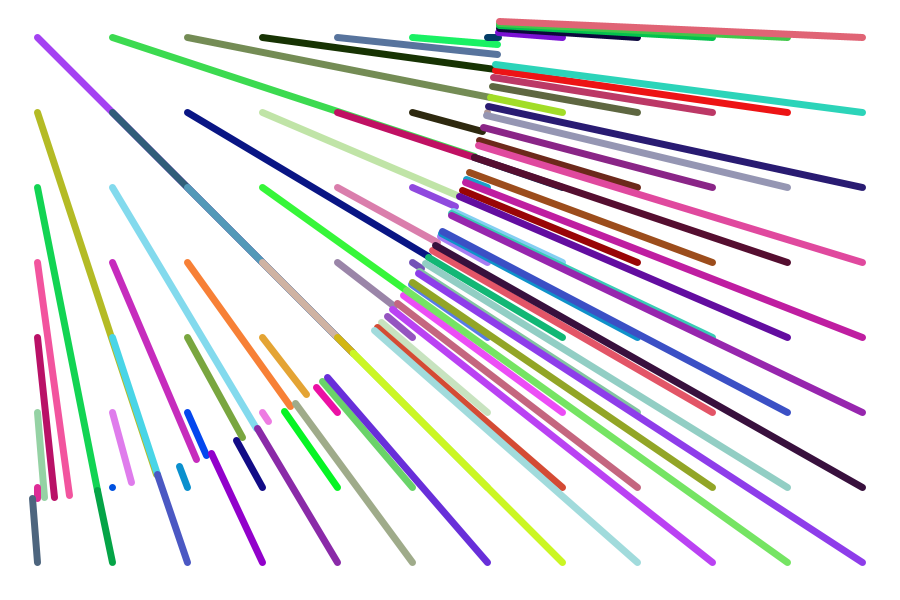
Frame 1 (no input)
Frame 60 (the mouse pressed at the canvas centre just before this capture): identical to frame 1, image omitted
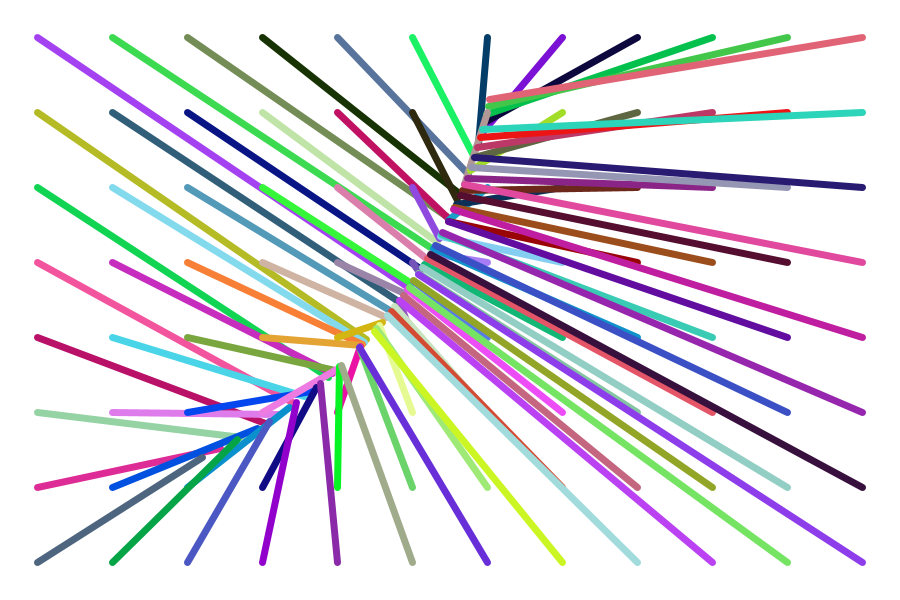
Frame 120 (the mouse held since frame 60 and released just before this capture)

The Processing sketch that drew these frames (run headless with seeded random() and noise(); from frame 60 on, the mouse is pressed at the canvas centre):

// Processing sketch: msr_day2_emergence
// ── msr_day2_emergence.pde
int sectors_wide = 12;
int sectors_tall = 8;
int sector_w, sector_h;

ArrayList<Sector> sectors;

void setup() {
  size(900, 600); 
  sector_w = width / sectors_wide;
  sector_h = height / sectors_tall;

  sectors = new ArrayList<Sector>();

  for (int y = 0; y < sectors_tall; y++) {
    for (int x = 0; x < sectors_wide; x++) {
      Sector sec = new Sector(x*sector_w, y*sector_h);
      sectors.add(sec);
    }
  }
  
  noFill();
  strokeWeight(7);
}

void draw() {
  background(255);

  for (Sector s : sectors) {
    s.display();
  }
}

class Sector {
  PVector cornerPosition;
  PVector sectorCenter;
  
  color c;

  Sector(int _x, int _y) {
    cornerPosition  = new PVector(_x, _y);
    sectorCenter    = new PVector(_x + sector_w/2, _y + sector_h/2);
    c = randomColor();
  }

  void display() {
    stroke(c);

    PVector mousePosition = new PVector(mouseX,mouseY);
    PVector lineEnd = PVector.lerp(sectorCenter,mousePosition,0.4);
    lineEnd.setMag(500);
    line(sectorCenter.x,sectorCenter.y,lineEnd.x,lineEnd.y);
    
  }
  
  color randomColor() {
    return color(random(255), random(255), random(255));
  }

}
